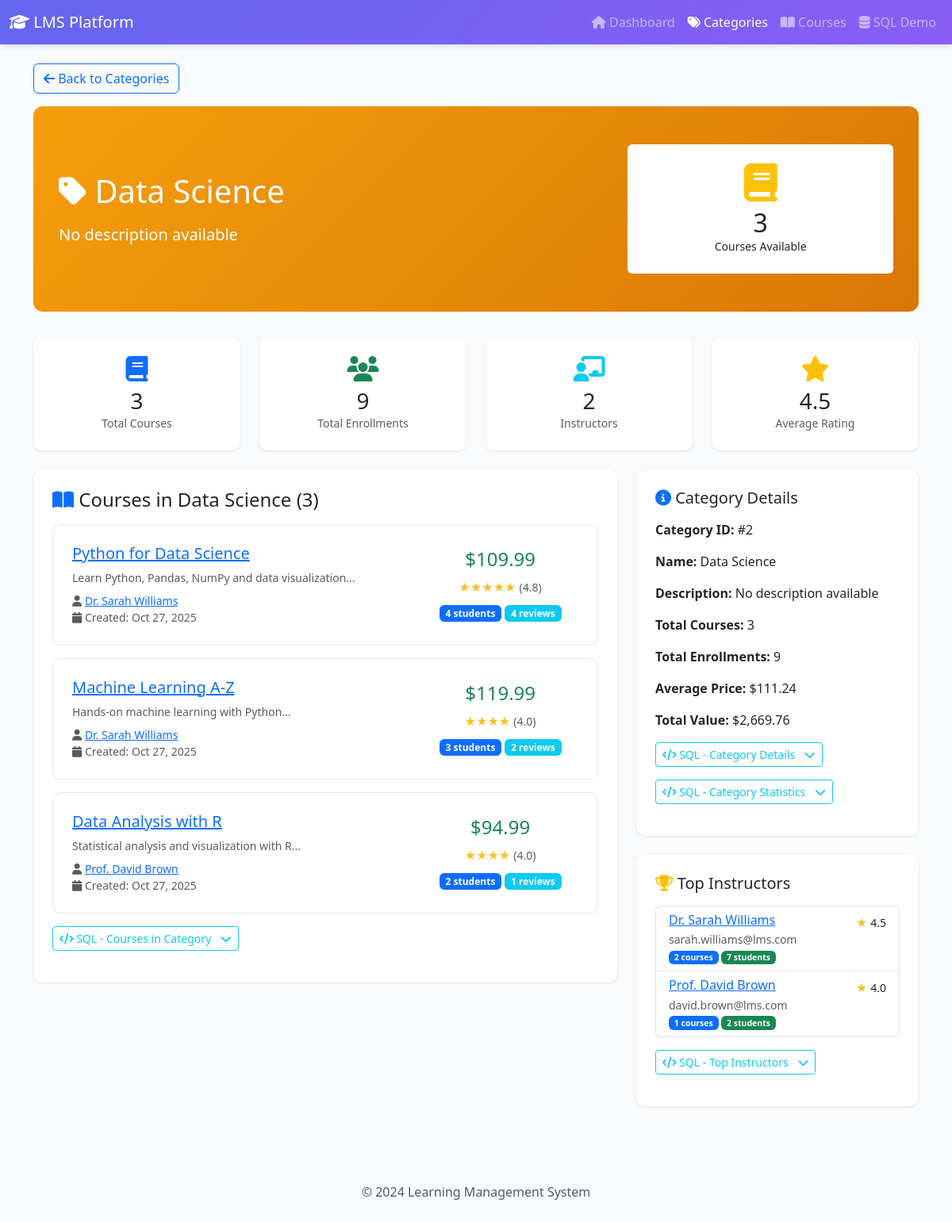
The page /view_category.php?id=2 on the database its author committed.
### tables this page shows
CREATE TABLE course_categories (
    category_id INT PRIMARY KEY AUTO_INCREMENT,
    name VARCHAR(100) UNIQUE NOT NULL,
    INDEX idx_name (name)
);

CREATE TABLE courses (
    course_id INT PRIMARY KEY AUTO_INCREMENT,
    title VARCHAR(200) NOT NULL,
    description TEXT,
    price DECIMAL(10, 2) DEFAULT 0.00,
    category_id INT NOT NULL,
    instructor_id INT NOT NULL,
    created_at TIMESTAMP DEFAULT CURRENT_TIMESTAMP,
    FOREIGN KEY (category_id) REFERENCES course_categories(category_id) ON DELETE RESTRICT ON UPDATE CASCADE,
    FOREIGN KEY (instructor_id) REFERENCES users(user_id) ON DELETE RESTRICT ON UPDATE CASCADE,
    INDEX idx_category (category_id),
    INDEX idx_instructor (instructor_id),
    INDEX idx_title (title)
);

CREATE TABLE users (
    user_id INT PRIMARY KEY AUTO_INCREMENT,
    name VARCHAR(100) NOT NULL,
    email VARCHAR(100) UNIQUE NOT NULL,
    password VARCHAR(255) NOT NULL,
    role ENUM('student', 'instructor', 'admin') DEFAULT 'student',
    created_at TIMESTAMP DEFAULT CURRENT_TIMESTAMP,
    INDEX idx_email (email),
    INDEX idx_role (role)
);

### view_category.php (the view, shortened to what this page needs)
<?php
require_once 'includes/sql_display.php';
$database = new Database();
$conn = $database->getConnection();
$category_id = isset($_GET['id']) ? $_GET['id'] : 0;
$category_sql = "SELECT * FROM course_categories WHERE category_id = :id";
$stmt = $conn->prepare($category_sql);
$stmt->execute([':id' => $category_id]);
$category = $stmt->fetch();
$stats_sql = "SELECT
            COUNT(DISTINCT c.course_id) as total_courses,
            COUNT(DISTINCT e.enrollment_id) as total_enrollments,
            COUNT(DISTINCT c.instructor_id) as total_instructors,
            AVG(c.price) as avg_price,
            SUM(c.price) as total_value,
            AVG(r.rating) as avg_rating
        FROM course_categories cc
        LEFT JOIN courses c ON cc.category_id = c.category_id
        LEFT JOIN enrollments e ON c.course_id = e.course_id
        LEFT JOIN reviews r ON c.course_id = r.course_id
        WHERE cc.category_id = :id";
$stmt = $conn->prepare($stats_sql);
$stmt->execute([':id' => $category_id]);
$stats = $stmt->fetch();
$courses_sql = "SELECT
            c.course_id,
            c.title,
            c.description,
            c.price,
            c.created_at,
            u.name as instructor_name,
            u.user_id as instructor_id,
            COUNT(DISTINCT e.enrollment_id) as enrolled_count,
            AVG(r.rating) as avg_rating,
            COUNT(DISTINCT r.review_id) as review_count
        FROM courses c
        INNER JOIN users u ON c.instructor_id = u.user_id
        LEFT JOIN enrollments e ON c.course_id = e.course_id
        LEFT JOIN reviews r ON c.course_id = r.course_id
        WHERE c.category_id = :id
        GROUP BY c.course_id
        ORDER BY enrolled_count DESC, avg_rating DESC";
$stmt = $conn->prepare($courses_sql);
$stmt->execute([':id' => $category_id]);
$courses = $stmt->fetchAll();
$instructors_sql = "SELECT
            u.user_id,
            u.name,
            u.email,
            COUNT(DISTINCT c.course_id) as course_count,
            COUNT(DISTINCT e.enrollment_id) as total_students,
            AVG(r.rating) as avg_rating
        FROM users u
        INNER JOIN courses c ON u.user_id = c.instructor_id
        LEFT JOIN enrollments e ON c.course_id = e.course_id
        LEFT JOIN reviews r ON c.course_id = r.course_id
        WHERE c.category_id = :id
        GROUP BY u.user_id
        ORDER BY total_students DESC, avg_rating DESC
        LIMIT 5";
$stmt = $conn->prepare($instructors_sql);
$stmt->execute([':id' => $category_id]);
$instructors = $stmt->fetchAll();
?>
<!DOCTYPE html>
<html lang="en">
<head>
    <link href="https://cdn.jsdelivr.net/npm/bootstrap@5.3.0/dist/css/bootstrap.min.css" rel="stylesheet">
    <link href="https://cdnjs.cloudflare.com/ajax/libs/font-awesome/6.4.0/css/all.min.css" rel="stylesheet">
</head>
<body>
    <nav class="navbar navbar-expand-lg navbar-dark">
        <div class="container-fluid">
            <a class="navbar-brand" href="index.php"><i class="fas fa-graduation-cap"></i> LMS Platform</a>
            <div class="collapse navbar-collapse" id="navbarNav">
                <ul class="navbar-nav ms-auto">
                    <li class="nav-item"><a class="nav-link" href="index.php"><i class="fas fa-home"></i> Dashboard</a>
                    </li>
                    <li class="nav-item"><a class="nav-link active" href="categories.php"><i class="fas fa-tags"></i>
                            Categories</a></li>
                    <li class="nav-item"><a class="nav-link" href="courses.php"><i class="fas fa-book-open"></i>
                            Courses</a></li>
                    <li class="nav-item"><a class="nav-link" href="sql_operations.php"><i class="fas fa-database"></i>
                            SQL Demo</a></li>
                </ul>
            </div>
        </div>
    </nav>
    <div class="container mt-4">
        <div class="mb-3">
            <a href="categories.php" class="btn btn-outline-primary"><i class="fas fa-arrow-left"></i> Back to
                Categories</a>
        </div>
        <div class="category-header">
            <div class="row align-items-center">
                <div class="col-md-8">
                    <h1 class="mb-3"><i class="fas fa-tag"></i> <?php echo htmlspecialchars($category['name']); ?></h1>
                    <p class="lead mb-0">
                        <?php echo htmlspecialchars($category['description'] ?? 'No description available'); ?>
                    </p>
                </div>
                <div class="col-md-4 text-center">
                    <div class="bg-white text-dark p-4 rounded">
                        <i class="fas fa-book fa-3x text-warning mb-2"></i>
                        <h2 class="mb-0"><?php echo $stats['total_courses']; ?></h2>
                        <small>Courses Available</small>
                    </div>
                </div>
            </div>
        </div>
        <div class="row mb-4">
            <div class="col-md-3">
                <div class="stat-box">
                    <i class="fas fa-book fa-2x text-primary mb-2"></i>
                    <h3 class="mb-0"><?php echo $stats['total_courses']; ?></h3>
                    <small class="text-muted">Total Courses</small>
                </div>
            </div>
            <div class="col-md-3">
                <div class="stat-box">
                    <i class="fas fa-users fa-2x text-success mb-2"></i>
                    <h3 class="mb-0"><?php echo $stats['total_enrollments']; ?></h3>
                    <small class="text-muted">Total Enrollments</small>
                </div>
            </div>
            <div class="col-md-3">
                <div class="stat-box">
                    <i class="fas fa-chalkboard-teacher fa-2x text-info mb-2"></i>
                    <h3 class="mb-0"><?php echo $stats['total_instructors']; ?></h3>
                    <small class="text-muted">Instructors</small>
                </div>
            </div>
            <div class="col-md-3">
                <div class="stat-box">
                    <i class="fas fa-star fa-2x text-warning mb-2"></i>
                    <h3 class="mb-0"><?php echo number_format($stats['avg_rating'] ?? 0, 1); ?></h3>
                    <small class="text-muted">Average Rating</small>
                </div>
            </div>
        </div>
        <div class="row">
            <div class="col-md-8">
                <div class="info-card">
                    <h4 class="mb-3"><i class="fas fa-book-open text-primary"></i> Courses in
                        <?php echo htmlspecialchars($category['name']); ?> (<?php echo count($courses); ?>)
                    </h4>
                    <?php if (count($courses) > 0): ?>
                        <?php foreach ($courses as $course): ?>
                            <div class="course-card">
                                <div class="row align-items-center">
                                    <div class="col-md-8">
                                        <h5><a
                                                href="view_course.php?id=<?php echo $course['course_id']; ?>"><?php echo htmlspecialchars($course['title']); ?></a>
                                        </h5>
                                        <p class="text-muted small mb-2">
                                            <?php echo htmlspecialchars(substr($course['description'], 0, 120)); ?>...
                                        </p>
                                        <small class="text-muted">
                                            <i class="fas fa-user"></i> <a
                                                href="view_user.php?id=<?php echo $course['instructor_id']; ?>"><?php echo htmlspecialchars($course['instructor_name']); ?></a>
                                        </small>
                                        <br>
                                        <small class="text-muted">
                                            <i class="fas fa-calendar"></i> Created:
                                            <?php echo date('M d, Y', strtotime($course['created_at'])); ?>
                                        </small>
                                    </div>
                                    <div class="col-md-4 text-center">
                                        <h4 class="text-success mb-2">$<?php echo number_format($course['price'], 2); ?></h4>
                                        <?php if ($course['avg_rating']): ?>
                                            <div class="rating-stars">
                                                <?php echo str_repeat('★', round($course['avg_rating'])); ?>
                                                <small
                                                    class="text-muted">(<?php echo number_format($course['avg_rating'], 1); ?>)</small>
                                            </div>
                                        <?php else: ?>
                                            <small class="text-muted">No ratings</small>
                                        <?php endif; ?>
                                        <div class="mt-2">
                                            <span class="badge bg-primary"><?php echo $course['enrolled_count']; ?>
                                                students</span>
                                            <span class="badge bg-info"><?php echo $course['review_count']; ?> reviews</span>
                                        </div>
                                    </div>
                                </div>
                            </div>
                        <?php endforeach; ?>
                    <?php else: ?>
                        <p class="text-muted text-center py-5">No courses in this category yet.</p>
                    <?php endif; ?>
                </div>
            </div>
            <div class="col-md-4">
                <div class="info-card">
                    <h5 class="mb-3"><i class="fas fa-info-circle text-primary"></i> Category Details</h5>
                    <p><strong>Category ID:</strong> #<?php echo $category['category_id']; ?></p>
                    <p><strong>Name:</strong> <?php echo htmlspecialchars($category['name']); ?></p>
                    <p><strong>Description:</strong>
                        <?php echo htmlspecialchars($category['description'] ?? 'No description available'); ?></p>
                    <p><strong>Total Courses:</strong> <?php echo $stats['total_courses']; ?></p>
                    <p><strong>Total Enrollments:</strong> <?php echo $stats['total_enrollments']; ?></p>
                    <p><strong>Average Price:</strong>
                        $<?php echo number_format($stats['avg_price'] ?? 0, 2); ?></p>
                    <p><strong>Total Value:</strong> $<?php echo number_format($stats['total_value'] ?? 0, 2); ?></p>
                </div>
                <div class="info-card">
                    <h5 class="mb-3"><i class="fas fa-trophy text-warning"></i> Top Instructors</h5>
                    <?php if (count($instructors) > 0): ?>
                        <div class="list-group">
                            <?php foreach ($instructors as $instructor): ?>
                                <div class="list-group-item">
                                    <div class="d-flex justify-content-between align-items-start">
                                        <div>
                                            <h6 class="mb-1">
                                                <a
                                                    href="view_user.php?id=<?php echo $instructor['user_id']; ?>"><?php echo htmlspecialchars($instructor['name']); ?></a>
                                            </h6>
                                            <small
                                                class="text-muted"><?php echo htmlspecialchars($instructor['email']); ?></small>
                                            <br>
                                            <small>
                                                <span class="badge bg-primary"><?php echo $instructor['course_count']; ?>
                                                    courses</span>
                                                <span class="badge bg-success"><?php echo $instructor['total_students']; ?>
                                                    students</span>
                                            </small>
                                        </div>
                                        <div>
                                            <?php if ($instructor['avg_rating']): ?>
                                                <span class="rating-stars">★</span>
                                                <small><?php echo number_format($instructor['avg_rating'], 1); ?></small>
                                            <?php endif; ?>
                                        </div>
                                    </div>
                                </div>
                            <?php endforeach; ?>
                        </div>
                    <?php else: ?>
                        <p class="text-muted text-center">No instructors yet.</p>
                    <?php endif; ?>
                </div>
            </div>
        </div>
    </div>
    <footer class="text-center text-muted py-4 mt-5">
        <p>&copy; 2024 Learning Management System</p>
    </footer>
</body>
</html>

### view_category.php (style rules this page uses)
:root { --primary-color: #6366f1; --secondary-color: #8b5cf6; }
body { background-color: #f8fafc; font-family: 'Segoe UI', Tahoma, Geneva, Verdana, sans-serif; }
.navbar { background: linear-gradient(135deg, var(--primary-color) 0%, var(--secondary-color) 100%); box-shadow: 0 4px 6px -1px rgba(0, 0, 0, 0.1); }
.category-header { background: linear-gradient(135deg, #f59e0b 0%, #d97706 100%); color: white; padding: 3rem 2rem; border-radius: 12px; margin-bottom: 2rem; }
.info-card { background: white; border-radius: 12px; box-shadow: 0 1px 3px rgba(0, 0, 0, 0.1); padding: 1.5rem; margin-bottom: 1.5rem; }
.stat-box { text-align: center; padding: 1.5rem; background: white; border-radius: 10px; box-shadow: 0 1px 3px rgba(0, 0, 0, 0.1); }
.course-card { border: 1px solid #e5e7eb; border-radius: 10px; padding: 1.5rem; margin-bottom: 1rem; transition: all 0.3s ease; }
.rating-stars { color: #fbbf24; }

### rows shown on the page
course_categories: name "Data Science", category_id "2"
courses: title "Python for Data Science", description "Learn Python, Pandas, NumPy and data visualization", instructor.name "Dr. Sarah Williams", created_at "Oct 27, 2025", price "109.99", avg_rating "★★★★★", avg_rating "4.8", enrolled_count "4", review_count "4"
courses: title "Machine Learning A-Z", description "Hands-on machine learning with Python", instructor.name "Dr. Sarah Williams", created_at "Oct 27, 2025", price "119.99", avg_rating "★★★★", avg_rating "4.0", enrolled_count "3", review_count "2"
courses: title "Data Analysis with R", description "Statistical analysis and visualization with R", instructor.name "Prof. David Brown", created_at "Oct 27, 2025", price "94.99", avg_rating "★★★★", avg_rating "4.0", enrolled_count "2", review_count "1"
users: name "Dr. Sarah Williams", email "sarah.williams@lms.com", course_count "2", total_students "7", avg_rating "4.5"
users: name "Prof. David Brown", email "david.brown@lms.com", course_count "1", total_students "2", avg_rating "4.0"

### other values the page prints
$category['description'] "No description available"
$stats['total_courses'] "3"
$stats['total_enrollments'] "9"
$stats['total_instructors'] "2"
$stats['avg_rating'] "4.5"
count($courses) "3"
$title "SQL - Courses in Category SQL - Category Details SQL - Category Statistics SQL - Top Instructors"
$stats['avg_price'] "111.24"
$stats['total_value'] "2,669.76"
